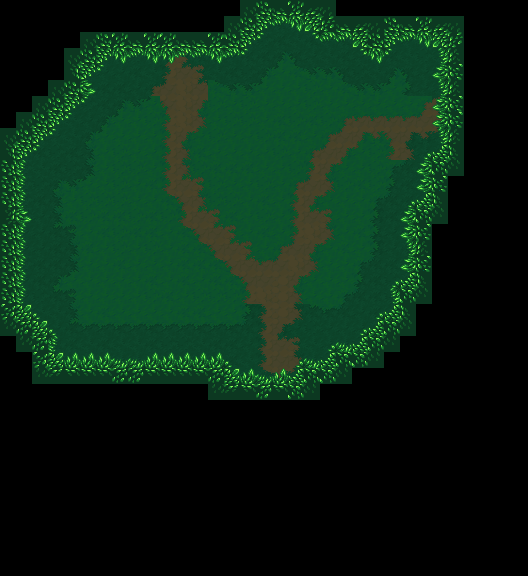

The image is a tile-based game level rendered from a .tmx file. Its description and source (layers, tilesets, objects; grid data summarised) follow:
An orthogonal 33x36 tile map with 16x16 px tiles, 3 tile layers (Back, Walls, AboveFront) and 3 objects (3x DoorwayPoint).

<map version="1.10" tiledversion="1.10.2" class="DungeonMap" orientation="orthogonal" renderorder="right-down" width="33" height="36" tilewidth="16" tileheight="16" infinite="0" nextlayerid="86" nextobjectid="4">
 <properties>
  <property name="RoomType" propertytype="RoomType" value="normal" />
 </properties>
 <tileset firstgid="1" source="../../Tilesets/fairy_forest_tileset.tsx" />
 <layer id="1" name="Back" width="33" height="36">
  <data>[1188 cells, 502 non-empty, 60 distinct tile ids]</data>
 </layer>
 <layer id="82" name="Walls" width="33" height="36">
  <data>[1188 cells, 105 non-empty, 24 distinct tile ids]</data>
 </layer>
 <layer id="83" name="AboveFront" width="33" height="36">
  <data>[1188 cells, 98 non-empty, 16 distinct tile ids]</data>
 </layer>
 <objectgroup id="85" name="Entities">
  <object id="1" type="DoorwayPoint" x="32" y="224">
   <properties>
    <property name="Direction" propertytype="DoorwayPointDirection" value="Left" />
   </properties>
   <point />
  </object>
  <object id="2" type="DoorwayPoint" x="432" y="96">
   <properties>
    <property name="Direction" propertytype="DoorwayPointDirection" value="Right" />
   </properties>
   <point />
  </object>
  <object id="3" type="DoorwayPoint" x="160" y="64">
   <properties>
    <property name="Direction" propertytype="DoorwayPointDirection" value="Up" />
   </properties>
   <point />
  </object>
 </objectgroup>
</map>
